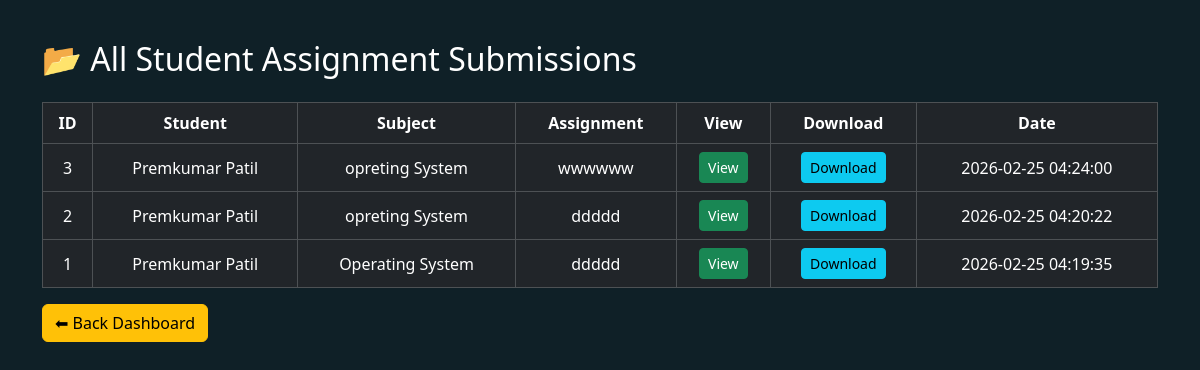
The app's page /admin/all_submissions.php (signed in) with its own data.
### tables this page shows
CREATE TABLE `submissions` (
  `id` int(11) NOT NULL,
  `student_name` varchar(100) DEFAULT NULL,
  `subject` varchar(100) DEFAULT NULL,
  `assignment` varchar(100) DEFAULT NULL,
  `file_name` varchar(200) DEFAULT NULL,
  `submission_date` datetime DEFAULT NULL
);

### admin/all_submissions.php (the view, shortened to what this page needs)
<?php
include("../db.php");
$sql = "SELECT * FROM submissions ORDER BY id DESC";
$result = mysqli_query($conn,$sql);
?>
<!DOCTYPE html>
<html>
<head>
<link href="https://cdn.jsdelivr.net/npm/bootstrap@5.3.2/dist/css/bootstrap.min.css" rel="stylesheet">
</head>
<body>
<div class="container">
<h2>📂 All Student Assignment Submissions</h2>
<table class="table table-dark table-bordered text-center align-middle mt-4">
<tr>
<th>ID</th>
<th>Student</th>
<th>Subject</th>
<th>Assignment</th>
<th>View</th>
<th>Download</th>
<th>Date</th>
</tr>
<?php
while($row=mysqli_fetch_assoc($result)){
echo "<tr>
<td>".$row['id']."</td>
<td>".$row['student_name']."</td>
<td>".$row['subject']."</td>
<td>".$row['assignment']."</td>
<td>
<a class='btn btn-success btn-sm' target='_blank'
href='../student/uploads/".$row['file_name']."'>View</a>
</td>
<td>
<a class='btn btn-info btn-sm'
href='../student/uploads/".$row['file_name']."' download>
Download
</a>
</td>
<td>".$row['submission_date']."</td>
</tr>";
}
?>
</table>
<a href='dashboard.php' class="btn btn-warning">⬅ Back Dashboard</a>
</div>
</body>
</html>

### admin/all_submissions.php (style rules this page uses)
body { background:#0f2027;color:white;font-family:Segoe UI; }
.container { margin-top:40px; }
.table { background:#111; }

### records on screen
submissions: id "3", student_name "Premkumar Patil", subject "opreting System", assignment "wwwwww", submission_date "2026-02-25 04:24:00"
submissions: id "2", student_name "Premkumar Patil", subject "opreting System", assignment "ddddd", submission_date "2026-02-25 04:20:22"
submissions: id "1", student_name "Premkumar Patil", subject "Operating System", assignment "ddddd", submission_date "2026-02-25 04:19:35"
